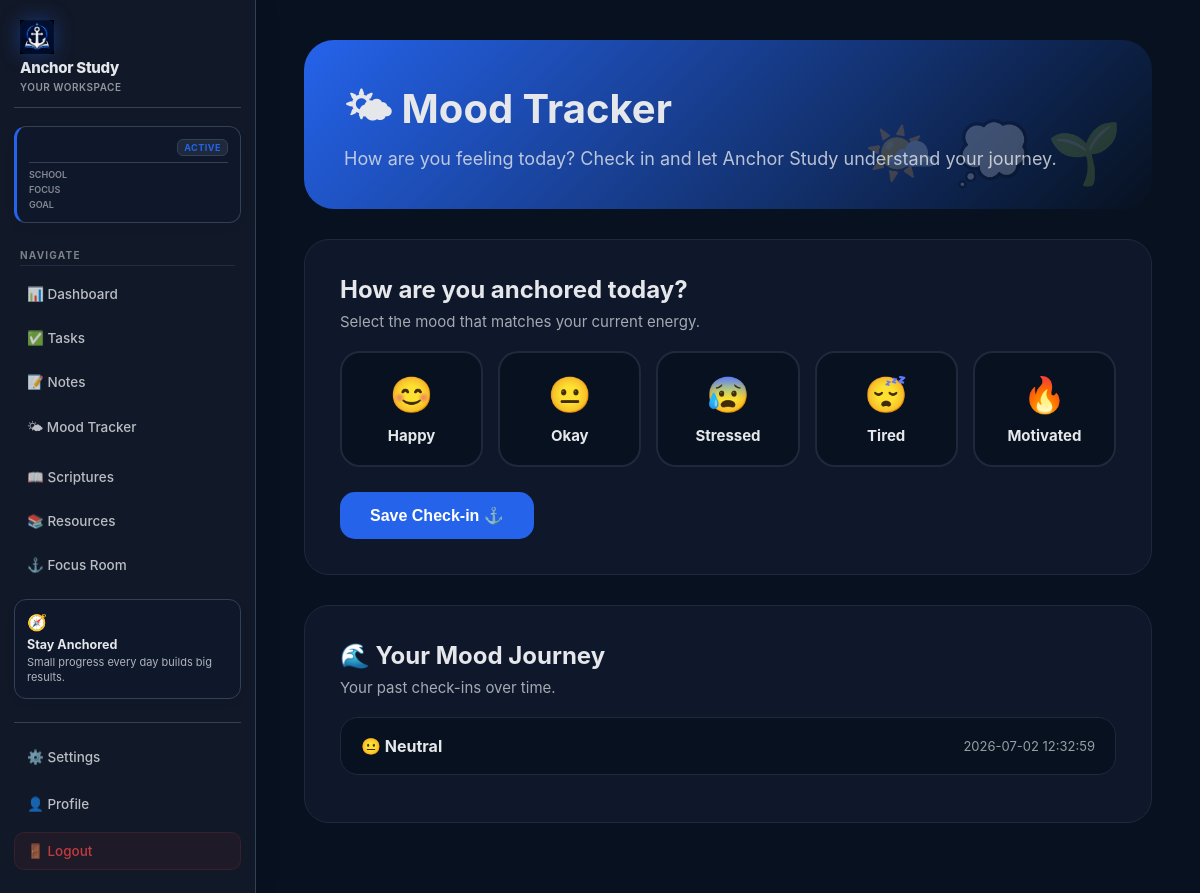
/mood (signed in), run on an earlier commit of the app's database.
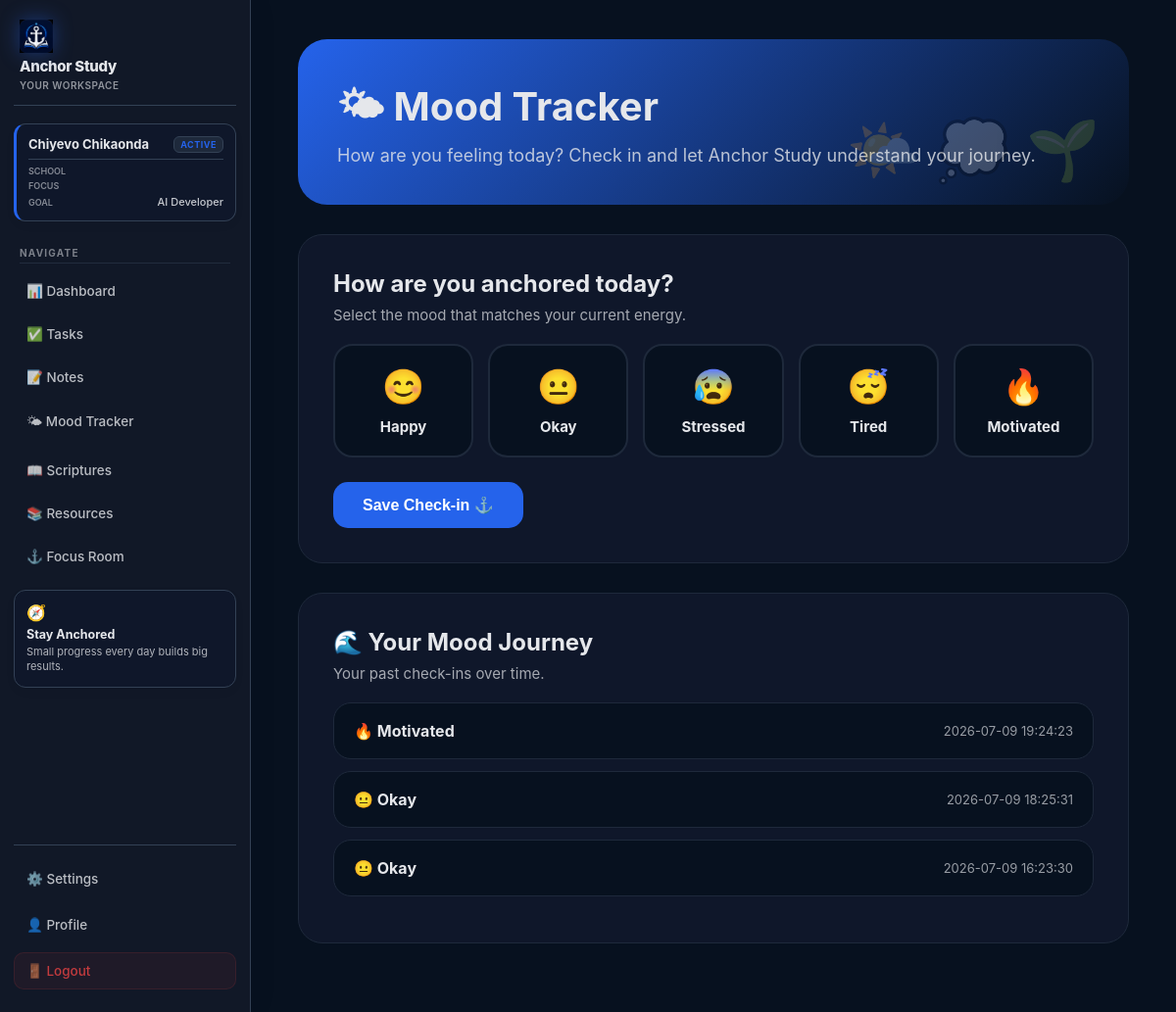
And on a later commit of the database.
### tables this page shows
CREATE TABLE moods(
        id INTEGER PRIMARY KEY AUTOINCREMENT,
        username TEXT,
        mood TEXT,
        created_at TIMESTAMP DEFAULT CURRENT_TIMESTAMP
    );

CREATE TABLE users(
        id INTEGER PRIMARY KEY AUTOINCREMENT,
        full_name TEXT,
        university TEXT,
        course TEXT,
        year TEXT,
        study_goal TEXT,
        target_gpa TEXT,
        username TEXT UNIQUE,
        password TEXT
    );

### ai_student_assistant/routes/mood.py (the view, shortened to what this page needs)
@mood.route("/mood", methods=["GET", "POST"])
def mood_page():
    if "user" not in session:
        return redirect(url_for("auth.login"))
    username = session["user"]
    conn = get_db()
    moods = conn.execute(
        """
        SELECT * FROM moods
        WHERE username = ?
        ORDER BY created_at DESC
        """,
        (username,)
    ).fetchall()
    conn.close()
    return render_template(
        "mood.html",
        moods=moods
    )

### ai_student_assistant/database.py (called while the page is built)
def get_db():
    conn = sqlite3.connect(DB_NAME)
    conn.row_factory = sqlite3.Row
    return conn

### app.py (called while the page is built)
@app.context_processor
def inject_user_profile():
    conn = get_db()
    profile_user = conn.execute(
        "SELECT * FROM users LIMIT 1"
    ).fetchone()
    conn.close()
    return {
        "profile_user": profile_user
    }

### ai_student_assistant/templates/mood.html (shortened to what this page needs)
{% extends "base.html" %}
{% block content %}
<div class="mood-wrapper">
<div class="mood-hero">
<h1>
🌤 Mood Tracker
</h1>
<p>
How are you feeling today? Check in and let Anchor Study understand your journey.
</p>
</div>
<div class="mood-card">
<h2>
How are you anchored today?
</h2>
<p>
Select the mood that matches your current energy.
</p>
<form method="POST" id="moodForm">
<div class="mood-grid">
<div class="mood-btn" onclick="selectMood(this,'😊 Happy')">
<div class="mood-icon">😊</div>
<div class="mood-title">Happy</div>
</div>
<div class="mood-btn" onclick="selectMood(this,'😐 Okay')">
<div class="mood-icon">😐</div>
<div class="mood-title">Okay</div>
</div>
<div class="mood-btn" onclick="selectMood(this,'😰 Stressed')">
<div class="mood-icon">😰</div>
<div class="mood-title">Stressed</div>
</div>
<div class="mood-btn" onclick="selectMood(this,'😴 Tired')">
<div class="mood-icon">😴</div>
<div class="mood-title">Tired</div>
</div>
<div class="mood-btn" onclick="selectMood(this,'🔥 Motivated')">
<div class="mood-icon">🔥</div>
<div class="mood-title">Motivated</div>
</div>
</div>
<button type="submit" class="save-btn">
Save Check-in ⚓
</button>
</form>
</div>
<div class="mood-card">
<h2>
🌊 Your Mood Journey
</h2>
<p>Your past check-ins over time.</p>
{% if moods %}
<div class="mood-history-list">
{% for mood in moods %}
<div class="history-item">
<strong>{{ mood["mood"] }}</strong>
<small>{{ mood["created_at"] }}</small>
</div>
{% endfor %}
</div>
{% else %}
<div class="empty">
No mood check-ins yet 🌱
</div>
{% endif %}
</div>
</div>
{% endblock %}

### ai_student_assistant/templates/base.html (shortened to what this page needs)
<!DOCTYPE html>
<html>
<head>
</head>
<body>
{% if request.path not in ['/', '/login', '/signup'] %}
    <div class="sidebar main-sidebar">
        <div class="logo">
            <img src="{{ url_for('static', filename='anchor-study-logo.png') }}" alt="Anchor Study Logo" class="logo-image">
            <h2>Anchor Study</h2>
            <p>Your workspace</p>
        </div>
        {% if profile_user %}
            <div class="student-mini-card">
                <div class="student-card-header">
                    <h3>{{ profile_user["full_name"] }}</h3>
                    <span class="explorer-badge">Active</span>
                </div>
                <div class="student-details-grid">
                    <div class="student-row">
                        <span class="label">School</span>
                    </div>
                    <div class="student-row">
                        <span class="label">Focus</span>
                    </div>
                    <div class="student-row">
                        <span class="label">Goal</span>
                        <span class="val">{{ profile_user["study_goal"] }}</span>
                    </div>
                </div>
            </div>
        {% endif %}
        <div class="menu-title">NAVIGATE</div>
        <a href="/dashboard">📊 Dashboard</a>
        <a href="/tasks" class="desktop-link">✅ Tasks</a>
        <a href="/notes" class="desktop-link">📝 Notes</a>
        <a href="/mood">🌤 Mood Tracker</a>
        <a href="/scriptures">📖 Scriptures</a>
        <a href="/resources">📚 Resources</a>
        <a href="/timer">⚓ Focus Room</a>
        <div class="study-card">
            <div class="study-card-content">
                <span class="study-card-icon">🧭</span>
                <h3>Stay Anchored</h3>
                <p>Small progress every day builds big results.</p>
            </div>
        </div>
        <div class="menu-bottom">
            <a href="/settings">⚙️ Settings</a>
            <a href="/profile/edit" class="desktop-link">👤 Profile</a>
            <a href="/logout" class="logout" onclick="resetTheme()">🚪 Logout</a>
        </div>
    </div>
{% endif %}
{% if request.path == "/" %}
    <div class="welcome-main">
{% else %}
    <div class="main">
{% endif %}
{% block content %}
{% endblock %}
</div>
</body>
</html>

What changed in the data, as far as the page shows it:
removed moods: mood "😐 Neutral", created_at "2026-07-02 12:32:59"
now on this page (row unchanged): users: full_name "Chiyevo Chikaonda", study_goal "AI Developer"
added moods: mood "🔥 Motivated", created_at "2026-07-09 19:24:23"
added moods: mood "😐 Okay", created_at "2026-07-09 18:25:31"
added moods: mood "😐 Okay", created_at "2026-07-09 16:23:30"
